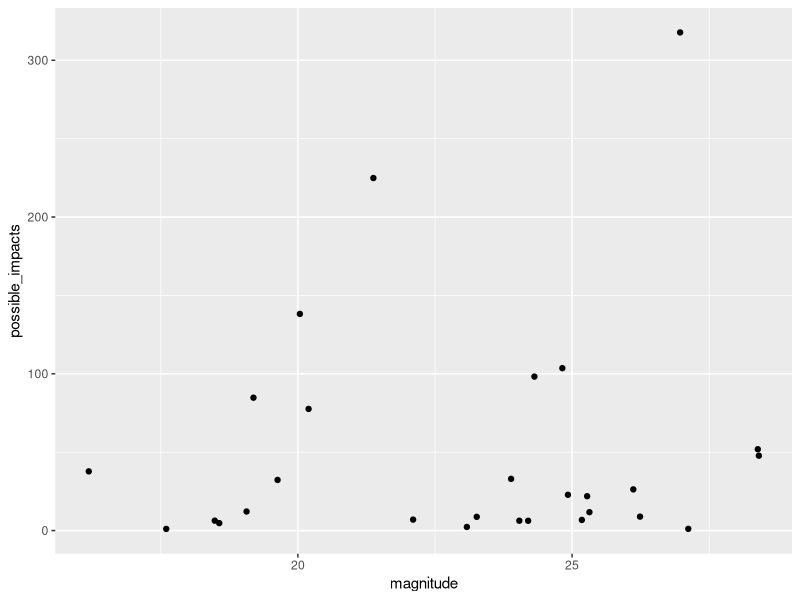
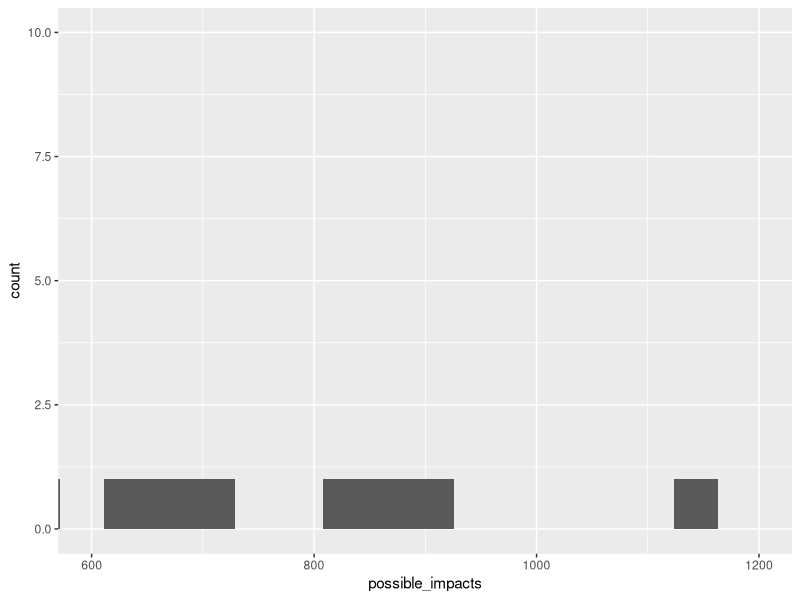
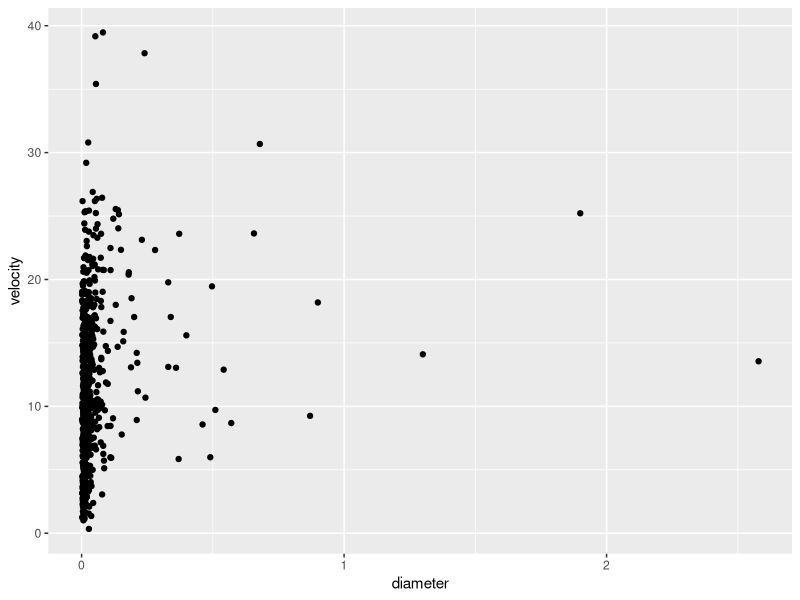

Source code (R) for these figures, in order:
## ---- chunk 1
knitr::opts_chunk$set(echo = TRUE)
library(tidyverse)
library(dplyr)
library(tidyr)
impacts <- read_csv("impacts.csv")
## ---- chunk 2
impacts2 <- rename(impacts, name = "Object Name", start = "Period Start", end = "Period End", possible_impacts = "Possible Impacts", impact_prob = "Cumulative Impact Probability", velocity = "Asteroid Velocity", magnitude = "Asteroid Magnitude", diameter = "Asteroid Diameter (km)", palermo = "Cumulative Palermo Scale", max_palermo = "Maximum Palermo Scale", torino = "Maximum Torino Scale")
print(impacts2)
## ---- chunk 3
impacts3 <- select(impacts2, -max_palermo, -torino)
print(impacts3)
## ---- chunk 4
impacts4 <- filter(impacts3, palermo >-4.0)
  
ggplot(data=impacts4)+
  geom_jitter(mapping=aes(x=magnitude, y=possible_impacts))
## ---- chunk 5
ggplot(data=impacts3)+
  geom_histogram(mapping=aes(x=possible_impacts)) + 
  coord_cartesian(xlim = c(600, 1200), ylim = c(0, 10))
## ---- chunk 6
ggplot(data=impacts3)+
  geom_jitter(mapping=aes(x=diameter, y=velocity))
